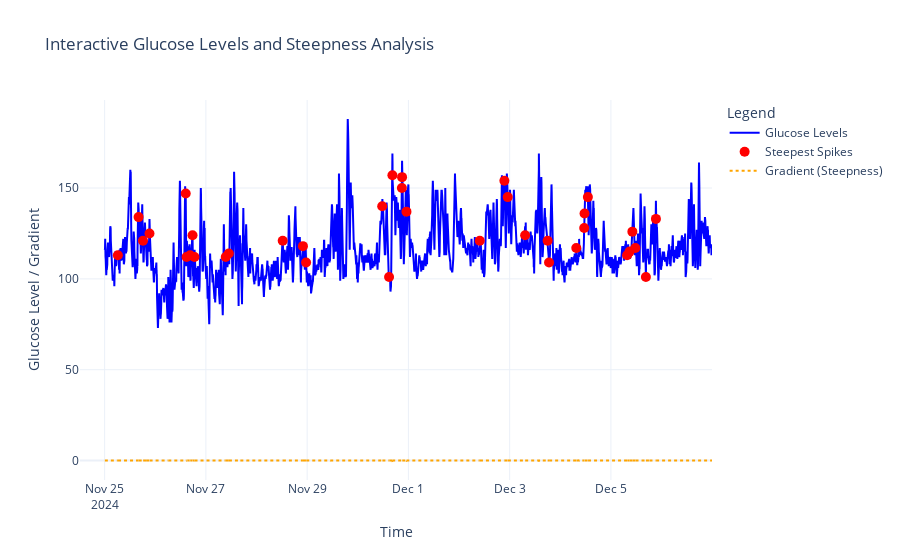

The cell this chart's notebook holds for it:
### Code cell
#Plot Spikes
# Compute the first derivative (rate of change)
nov_ts['gradient'] = nov_ts['glucose'].diff() / (
    nov_ts.index.to_series().diff().dt.total_seconds()
)

# Compute the second derivative (rate of change of the gradient)
nov_ts['curvature'] = nov_ts['gradient'].diff() / (
    nov_ts.index.to_series().diff().dt.total_seconds()
)

# Find the steepest spikes (max/min of the first derivative)
steepest_spikes = nov_ts.loc[
    nov_ts['gradient'].abs() == nov_ts['gradient'].abs().max()
]

# # Plot the glucose levels and gradient for visualization
# plt.figure(figsize=(12, 6))

# # Glucose levels
# plt.subplot(2, 1, 1)
# plt.plot(nov_ts.index, nov_ts['glucose'], label='Glucose Levels')
# plt.scatter(steepest_spikes.index, steepest_spikes['glucose'], color='red', label='Steepest Spikes')
# plt.title('Glucose Levels and Steepest Changes')
# plt.ylabel('Glucose Level (mg/dL)')
# plt.legend()
# plt.grid()

# # Gradient (steepness)
# plt.subplot(2, 1, 2)
# plt.plot(nov_ts.index, nov_ts['gradient'], label='Gradient (Steepness)', color='orange')
# plt.axhline(0, color='gray', linestyle='--', linewidth=0.8)
# plt.title('Rate of Change (Steepness)')
# plt.xlabel('Time')
# plt.ylabel('Gradient')
# plt.legend()
# plt.grid()

# plt.tight_layout()
# plt.show()

# # Display the steepest spike(s) with their time and steepness
# print("Steepest Spikes:")
# print(steepest_spikes[['glucose', 'gradient']])

# Create an interactive plot with glucose levels
fig = go.Figure()

# Glucose Levels Plot
fig.add_trace(go.Scatter(
    x=nov_ts.index,
    y=nov_ts['glucose'],
    mode='lines',
    name='Glucose Levels',
    line=dict(color='blue'),
    hoverinfo='x+y'
))

# Highlight Steepest Spikes
fig.add_trace(go.Scatter(
    x=steepest_spikes.index,
    y=steepest_spikes['glucose'],
    mode='markers',
    name='Steepest Spikes',
    marker=dict(color='red', size=10),
    hoverinfo='x+y'
))

# Gradient (Steepness) Plot
fig.add_trace(go.Scatter(
    x=nov_ts.index,
    y=nov_ts['gradient'],
    mode='lines',
    name='Gradient (Steepness)',
    line=dict(color='orange', dash='dot'),
    hoverinfo='x+y'
))

# Update Layout for Interactivity
fig.update_layout(
    title="Interactive Glucose Levels and Steepness Analysis",
    xaxis_title="Time",
    yaxis_title="Glucose Level / Gradient",
    legend=dict(title="Legend"),
    hovermode="x unified",
    template="plotly_white",
    showlegend=True
)

# Show the interactive plot
fig.show()

### Figure 1 — Plotly figure (JSON) as saved in the notebook; plotly's stock layout.template omitted (floating-point values rounded to 4 significant figures; data arrays with more than 128 entries replaced by an {"elided": "..."} marker saying what was removed)
{"data": [{"hoverinfo": "x+y", "line": {"color": "blue"}, "mode": "lines", "name": "Glucose Levels", "type": "scatter", "x": {"elided": "3628 str values"}, "y": {"elided": "3628 int values"}}, {"hoverinfo": "x+y", "marker": {"color": "red", "size": 10}, "mode": "markers", "name": "Steepest Spikes", "type": "scatter", "x": ["2024-11-25T06:16:00", "2024-11-25T16:06:00", "2024-11-25T18:11:00", "2024-11-25T21:16:00", "2024-11-26T14:26:00", "2024-11-26T14:50:00", "2024-11-26T16:30:00", "2024-11-26T17:40:00", "2024-11-26T18:36:00", "2024-11-27T09:25:00", "2024-11-27T10:52:00", "2024-11-28T12:25:00", "2024-11-28T22:00:00", "2024-11-28T23:30:00", "2024-11-30T11:35:00", "2024-11-30T14:50:00", "2024-11-30T16:25:00", "2024-11-30T20:55:00", "2024-11-30T21:00:00", "2024-11-30T23:05:00", "2024-12-02T09:50:00", "2024-12-02T21:30:00", "2024-12-02T23:05:00", "2024-12-03T07:20:00", "2024-12-03T18:00:00", "2024-12-03T18:40:00", "2024-12-04T07:35:00", "2024-12-04T11:20:00", "2024-12-04T11:30:00", "2024-12-04T13:05:00", "2024-12-05T07:40:00", "2024-12-05T08:50:00", "2024-12-05T10:10:00", "2024-12-05T11:35:00", "2024-12-05T16:35:00", "2024-12-05T21:20:00"], "y": [113, 134, 121, 125, 147, 112, 113, 124, 112, 112, 114, 121, 118, 109, 140, 101, 157, 150, 156, 137, 121, 154, 145, 124, 121, 109, 117, 128, 136, 145, 113, 115, 126, 117, 101, 133]}, {"hoverinfo": "x+y", "line": {"color": "orange", "dash": "dot"}, "mode": "lines", "name": "Gradient (Steepness)", "type": "scatter", "x": {"elided": "3628 str values"}, "y": {"elided": "3628 float values"}}], "layout": {"hovermode": "x unified", "legend": {"title": {"text": "Legend"}}, "showlegend": true, "title": {"text": "Interactive Glucose Levels and Steepness Analysis"}, "xaxis": {"title": {"text": "Time"}}, "yaxis": {"title": {"text": "Glucose Level / Gradient"}}}}
